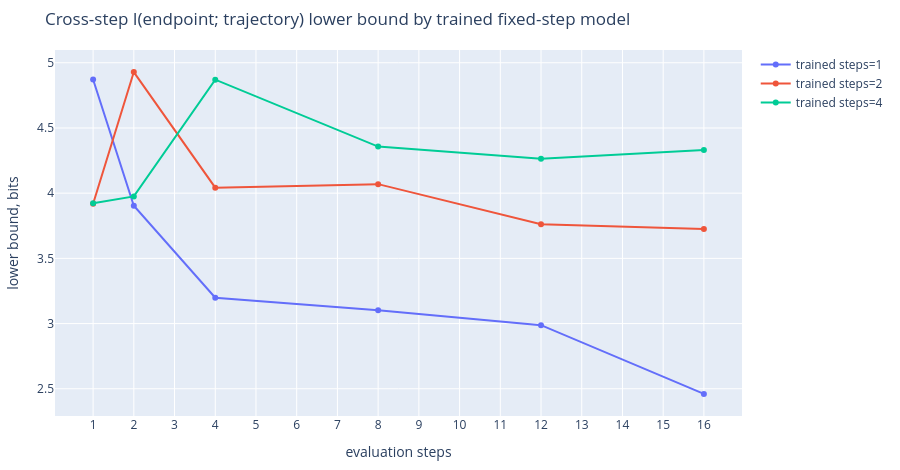

The notebook cell saved with this chart:
### Code cell
fig = go.Figure()
for trained_steps in sorted({row["trained_steps"] for row in rows}):
    curve = sorted(
        [row for row in rows if row["trained_steps"] == trained_steps],
        key=lambda row: row["eval_steps"],
    )
    fig.add_trace(
        go.Scatter(
            x=[row["eval_steps"] for row in curve],
            y=[row["info_bits"] for row in curve],
            mode="lines+markers",
            name=f"trained steps={trained_steps}",
            customdata=[[row["h_cond_bits"]] for row in curve],
            hovertemplate=(
                "trained steps="
                + str(trained_steps)
                + "<br>eval steps=%{x}<br>I=%{y:.4f} bits<br>h_cond=%{customdata[0]:.4f} bits<extra></extra>"
            ),
        )
    )
fig.update_layout(
    title="Cross-step I(endpoint; trajectory) lower bound by trained fixed-step model",
    xaxis=dict(title="evaluation steps", dtick=1),
    yaxis=dict(title="lower bound, bits"),
    height=470,
    margin=dict(l=50, r=55, t=50, b=45),
)
fig.show()

### Figure 1 — Plotly figure (JSON) as saved in the notebook; plotly's stock layout.template omitted (floating-point values rounded to 4 significant figures)
{"data": [{"customdata": [[-1.221], [-0.2524], [0.4535], [0.5495], [0.6639], [1.191]], "hovertemplate": "trained steps=1<br>eval steps=%{x}<br>I=%{y:.4f} bits<br>h_cond=%{customdata[0]:.4f} bits<extra></extra>", "mode": "lines+markers", "name": "trained steps=1", "type": "scatter", "x": [1, 2, 4, 8, 12, 16], "y": [4.872, 3.904, 3.198, 3.102, 2.988, 2.46]}, {"customdata": [[-0.2673], [-1.277], [-0.3908], [-0.4177], [-0.1109], [-0.07469]], "hovertemplate": "trained steps=2<br>eval steps=%{x}<br>I=%{y:.4f} bits<br>h_cond=%{customdata[0]:.4f} bits<extra></extra>", "mode": "lines+markers", "name": "trained steps=2", "type": "scatter", "x": [1, 2, 4, 8, 12, 16], "y": [3.919, 4.929, 4.042, 4.069, 3.762, 3.726]}, {"customdata": [[-0.2712], [-0.3238], [-1.219], [-0.7056], [-0.6123], [-0.6793]], "hovertemplate": "trained steps=4<br>eval steps=%{x}<br>I=%{y:.4f} bits<br>h_cond=%{customdata[0]:.4f} bits<extra></extra>", "mode": "lines+markers", "name": "trained steps=4", "type": "scatter", "x": [1, 2, 4, 8, 12, 16], "y": [3.923, 3.975, 4.87, 4.357, 4.264, 4.331]}], "layout": {"height": 470, "margin": {"b": 45, "l": 50, "r": 55, "t": 50}, "title": {"text": "Cross-step I(endpoint; trajectory) lower bound by trained fixed-step model"}, "xaxis": {"dtick": 1, "title": {"text": "evaluation steps"}}, "yaxis": {"title": {"text": "lower bound, bits"}}}}
